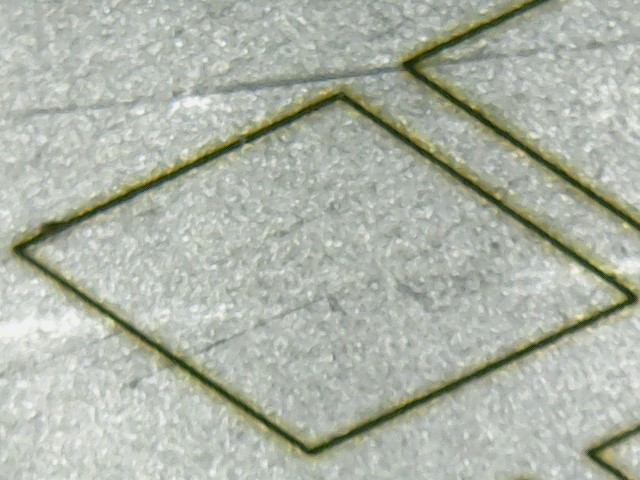
#> input picture Test_Images/test6.jpg, 640 x 480 px
$ python main.py
#> lines starting #> are read from the running program, lines starting #| are printed output that depends on the picture; after the words box and inside, x2 and y2 are one past the last pixel; in counts of white or black regions, pixels touching at a corner belong together; long printed decimals are rounded
### Code/loader.py
from cv2 import cv2
import numpy as np
from tkinter import filedialog

def load():
    path = filedialog.askopenfilename()
#> the answer given: ../Test_Images/test6.jpg

    img = cv2.imread(path)
#> img is the input picture: shape (480, 640, 3); mean B, G, R 167.3, 179.4, 173.5

    return img

### Code/preprocessing.py
from cv2 import cv2
import numpy as np
import matplotlib.pyplot as plt
import imgshow as ig


def preprocess(img):
    '''
    Does preprocessing to the Images, to extract major features.
    Includes Gaussian, histogram based thresholding to obtain binary image.
    Morphological transforms to remove noise.
    Canny edge detection to get edges.
    Returns an image with edges.
    '''

    blur = cv2.GaussianBlur(img,(5,5),0)
    gray = cv2.cvtColor(blur, cv2.COLOR_BGR2GRAY)
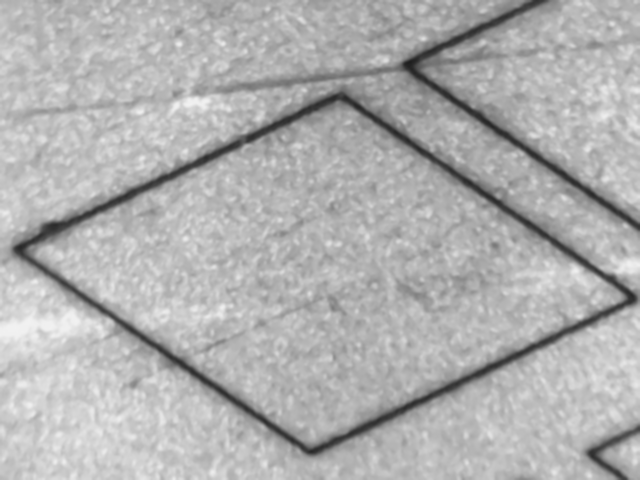
#> gray: shape (480, 640); min 30, max 242, mean 176.3
    counts, bins, bars = plt.hist(gray.ravel(),256,[0,256])
#> counts = 256 values, max 7124 at index 181, min 0 at index 0, mean 1200; bins = 257 values from 0 to 256; bars = 256 items
    #plt.show()
    shape = img.shape
    print(shape)
#| (480, 640, 3)

    sum = 0
    divisor = 0
    for i in range(256):
        sum += (256-i)*(counts[i])
        divisor += counts[i]
#> this loop made 256 passes
#> (sum, divisor) on passes 1 to 3: (0, 0), (0, 0), (0, 0)
#> after the loop, divisor = 307200; sum = 24497972

    cutoff = (sum/divisor) + 40
#> cutoff = 119.7
    print(cutoff)
#| 119.746

    # [6 lines of commented-out code are left out]

    ret,bin = cv2.threshold(gray, 0, 255, cv2.THRESH_BINARY_INV+cv2.THRESH_OTSU)
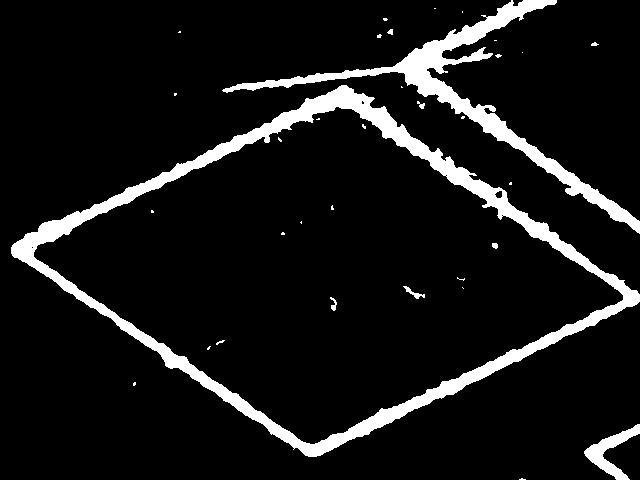
#> bin: shape (480, 640); 8.9% white; 34 white regions (25 under 20 px), largest, box (x1, y1, x2, y2) and area: (11, 85, 640, 457) 17758, (222, 0, 640, 234) 8198, (584, 424, 640, 480) 1020
#> ret = 140
    ig.show_inv("OTSU", bin)

    kernel_1 = np.ones((5,5),np.uint8)
    kernel_2 = np.ones((3,3), np.uint8)
    skel = cv2.erode(bin, kernel_2, iterations = 1)
#> skel: shape (480, 640); 6.8% white; 14 white regions (11 under 20 px), largest, box (x1, y1, x2, y2) and area: (12, 86, 640, 456) 13709, (224, 0, 640, 232) 6284, (585, 425, 640, 480) 766
    skel_2 = cv2.erode(skel, kernel_2, iterations = 1)
#> skel_2: shape (480, 640); 4.8% white; 6 white regions (2 under 20 px), largest, box (x1, y1, x2, y2) and area: (13, 87, 640, 455) 9725, (239, 0, 640, 231) 4468, (587, 426, 640, 480) 514, (471, 52, 486, 59) 42
    #dil = cv2.dilate(skel,kernel_2, iterations = 1)
    ig.show_inv('eroded', skel_2)

    edge = cv2.Canny(skel_2, 100,200)
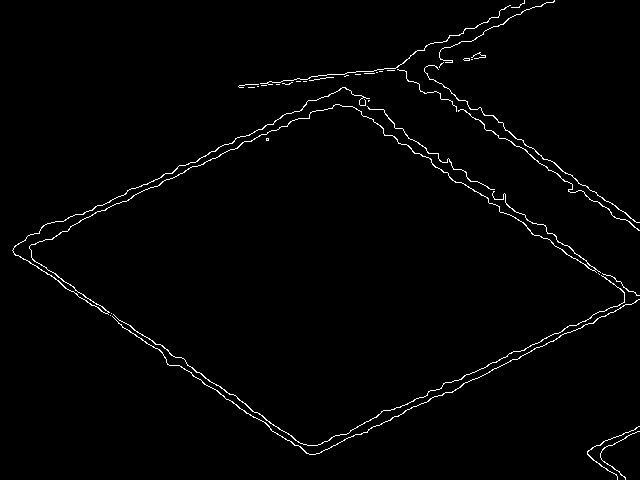
#> edge: shape (480, 640); 1.5% white in thin lines or dots

    return skel_2

### Code/imgshow.py
from cv2 import cv2
import numpy as np

def show(name, img):
    cv2.imshow(name, img)
    cv2.waitKey(0)
    cv2.destroyAllWindows()


def show_inv(name, img):
    inv = cv2.bitwise_not(img)
    cv2.imshow(name, inv)
    cv2.waitKey(0)
    cv2.destroyAllWindows()

def show_inv_color(name, img):
    inv = cv2.bitwise_not(img)
    grey = cv2.cvtColor(inv, cv2.COLOR_BGR2GRAY)
    bin, thres = cv2.threshold(grey, 250, 255, cv2.THRESH_BINARY)
    cv2.imshow(name, thres)
    cv2.waitKey(0)
    cv2.destroyAllWindows()

### Code/contours.py
import numpy as np
from cv2 import cv2
import imgshow as ig

def maxcontours(img):
    '''
    Returns an image with the maximum area square separated.
    Input has to be an edges images (Output of Canny),
    Output is a binary Image
    '''
    shape = img.shape
    shape = [shape[0], shape[1], 3]

    contours, hierarchy = cv2.findContours(img, cv2.RETR_TREE, cv2.CHAIN_APPROX_NONE)
#> contours = 8 contours, 2 with area under 20; largest, box (x1, y1, x2, y2) and area: (13, 87, 640, 455) 116526, (29, 104, 626, 447) 108081, (239, 0, 640, 231) 3856, (587, 426, 640, 480) 426, (359, 98, 367, 107) 52, (471, 52, 486, 59) 25

    fin = np.zeros(shape, dtype = np.uint8)

    maxArea = 0
    for i in range(int(len(contours))):
        temp = cv2.contourArea(contours[i])
        if(temp > maxArea):
            maxArea = temp
#> this loop made 8 passes
#> (temp, maxArea) on passes 1 to 2: (426.5, 426.5), (116525.5, 116525.5)
#> after the loop, maxArea = 116525.5

    n = len(contours)
#> n = 8
    avgArea = 0
    for i in  range(int(n)):
        area = cv2.contourArea(contours[i])
        avgArea += area
#> this loop made 8 passes
#> (area, avgArea) on passes 1, 2, 3, 5, 7, 8: (426.5, 426.5), (116525.5, 116952), (108081, 225033), (52.5, 225085.5), (25, 225110.5), (3856, 228966.5)
#> after the loop, avgArea = 228966.5
    avgArea = int(avgArea/n)
#> avgArea = 28620
    print(avgArea)
#| 28620

    for i in range(int(n)):
        area = cv2.contourArea(contours[i])
        if(int(area) > (avgArea/2)):
            fin = cv2.drawContours(fin, contours, i, (0,0,255), 3)
        else:
           continue
#> this loop made 8 passes
#> area on passes 1, 2, 3, 5, 7, 8: 426.5, 116525.5, 108081, 52.5, 25, 3856
#> pass 3, in maxcontours, `fin = cv2.drawContours(fin, contours, i, (0,0,255), 3)`:
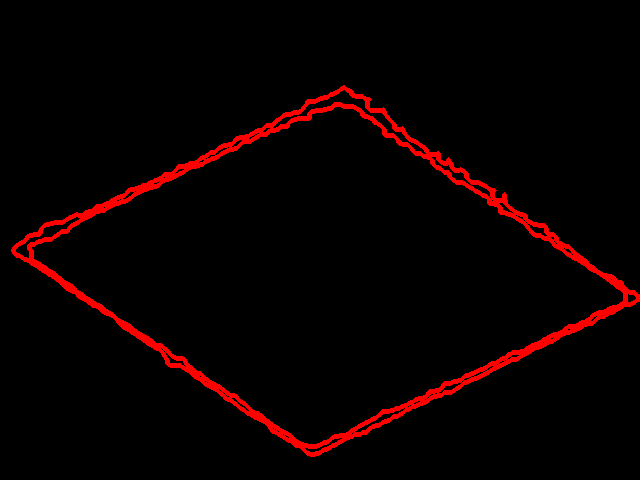
#> fin: shape (480, 640, 3); mean of channels 0, 1, 2 0, 0, 10.4; drawn as B, G, R

    fin_2 = np.zeros(shape, dtype = np.uint8)
    for i in range(int(n)):
        area = cv2.contourArea(contours[i])
        if(area == maxArea):
            fin_2 = cv2.drawContours(fin_2, contours, i, (0,255,0), 1)

    fin_blur = cv2.GaussianBlur(fin_2, (5,5), 0)

    ig.show_inv_color("contours", fin)
    ig.show_inv_color("maxArea", fin_2)
    ig.show_inv_color('Gaussian', fin_blur)
#> call 3 of show_inv_color, with name = 'Gaussian'
#> in show_inv_color (call 3), `bin, thres = cv2.threshold(grey, 250, 255, cv2.THRESH_BINARY)`:
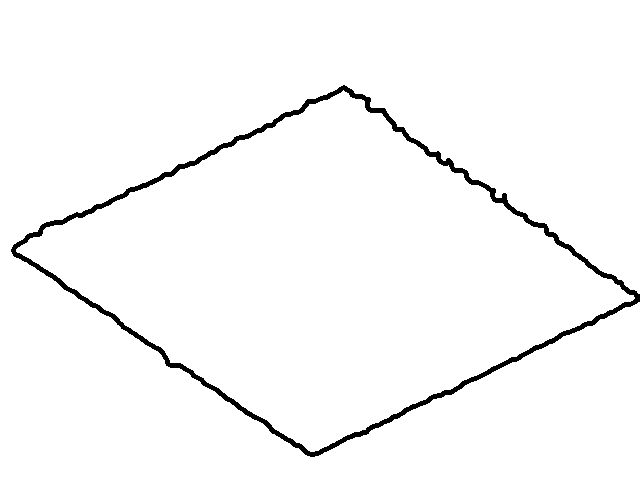
#> thres: shape (480, 640); 97.6% white; 1 black region, box (x1, y1, x2, y2) and area: (11, 85, 640, 457) 7334

    h_input = cv2.cvtColor(fin_blur, cv2.COLOR_BGR2GRAY)
    ret,h_in = cv2.threshold(h_input,20,255,cv2.THRESH_BINARY)
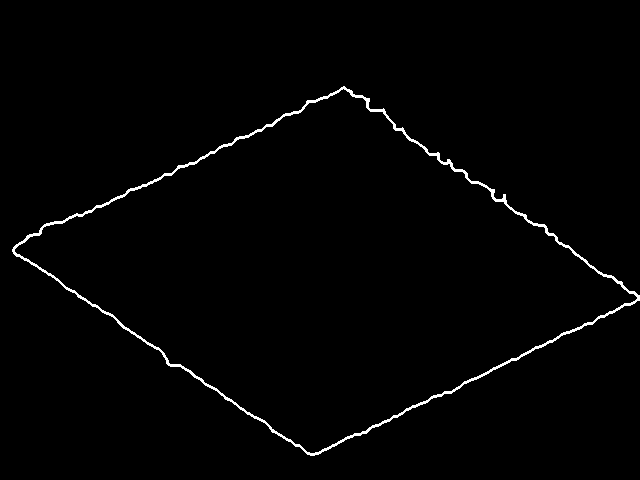
#> h_in: shape (480, 640); 1.3% white in thin lines or dots, all inside (x1, y1, x2, y2) = (12, 86, 640, 456)

    return h_in

# [3 lines that do not run on import are left out]

### Code/lines.py
import numpy as np
import matplotlib.pyplot as plt
from cv2 import cv2
from cluster import dbscan
import imgshow as ig
from cluster import kmeans

def hough_method(edge):
    lines = cv2.HoughLines(edge,1,np.pi/180,100)
#> lines = 19 rows, first 8: [547, 1.12], [196, 2.18], [229, 1.12], [543, 1.13], [228, 1.13], [-123, 2.18], [202, 2.16], [-133, 2.2]
    n = int(lines.size/2)
    shape = edge.shape
    shape = [shape[0], shape[1], 3]
    disp = np.full(shape, 255, dtype = np.uint8)

    for i in range(n):
        rho = lines[i][0][0]
        theta = lines[i][0][1]
        a = np.cos(theta)
        b = np.sin(theta)
        x0 = a*rho
        y0 = b*rho
        x1 = int(x0 + 1000*(-b))
        y1 = int(y0 + 1000*(a))
        x2 = int(x0 - 1000*(-b))
        y2 = int(y0 - 1000*(a))

        cv2.line(disp,(x1,y1),(x2,y2),(0, 0, 255),2)
#> this loop made 19 passes
#> (rho, theta, a, b, x0, y0, x1, y1) on passes 1 to 8: (547, 1.12, 0.438, 0.899, 239.8, 491.6, -659, 930), (196, 2.18, -0.574, 0.819, -112.4, 160.6, -931, -413), (229, 1.12, 0.438, 0.899, 100.4, 205.8, -798, 644), (543, 1.13, 0.423, 0.906, 229.5, 492.1, -676, 914), (228, 1.13, 0.423, 0.906, 96.36, 206.6, -809, 629), (-123, 2.18, -0.574, 0.819, 70.55, -100.8, -748, -674), (202, 2.16, -0.559, 0.829, -113, 167.5, -941, -391), (-133, 2.2, -0.588, 0.809, 78.18, -107.6, -730, -695)
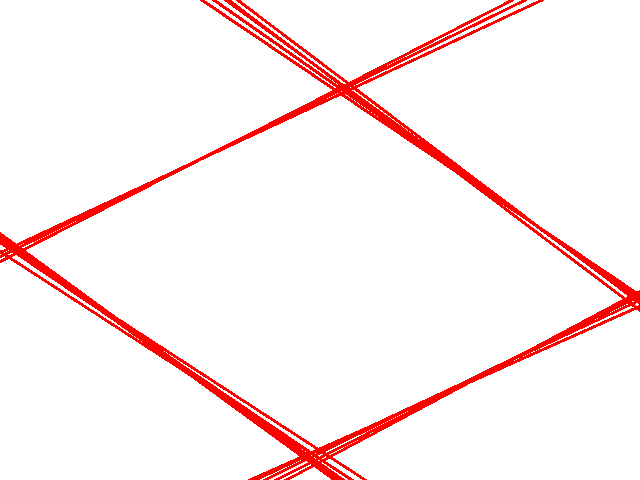
#> disp: shape (480, 640, 3); mean of channels 0, 1, 2 240.5, 240.5, 255; drawn as B, G, R

    ig.show("all lines", disp)

    return lines


# HoughP method
# [20 lines left out: function houghp_method, not called in this run]

def drawlines(lines, img):
    n = int(lines.size/2)

    for i in range(n):
        rho = lines[i][0]
        theta = lines[i][1]
        a = np.cos(theta)
        b = np.sin(theta)
        x0 = a*rho
        y0 = b*rho
        x1 = int(x0 + 1000*(-b))
        y1 = int(y0 + 1000*(a))
        x2 = int(x0 - 1000*(-b))
        y2 = int(y0 - 1000*(a))

        cv2.line(img,(x1,y1),(x2,y2),(0,0,255),2)

    ig.show('image',img)

def extract_lines(img):
    '''
    Image, lines -- Returned.
    Returns Image with the lines drawn and also the lines in an array.
    '''
    lines = hough_method(img)
#> (the rest of the program and of its run is left out)
